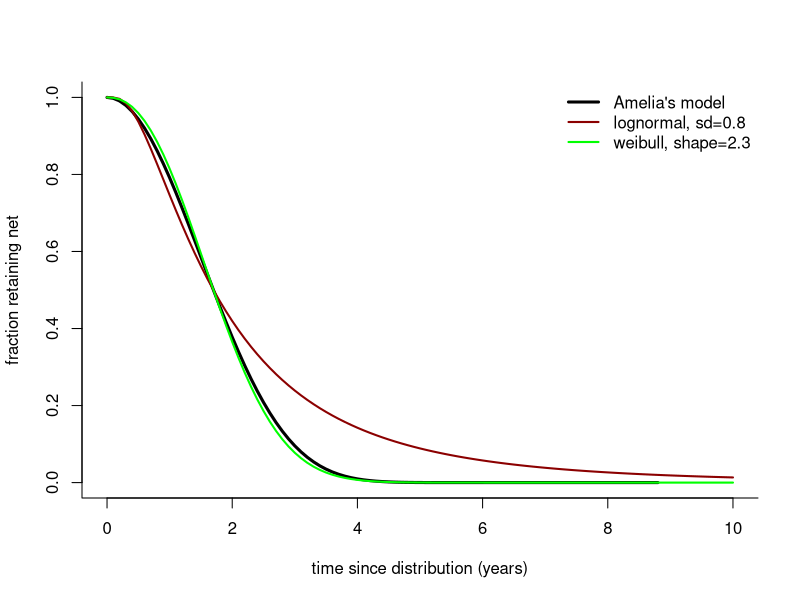

Recreate this plot in R. (Note: this script raises an error after producing the figure.)
# explore_net_retention_choices.R







# examine different net-retention distributions
# imgine true median time is 1.7 years

# current distribution:
r1 = c(rexp(10000000*.9,1/1.7), rexp(10000000*.1,1/10))
mean(r1)
median(r1)
# if we switched to calculating mean from median and got rid of dual
r2 = (rexp(10000000,1/1.7*log(2)))
mean(r2)
median(r2)
# if we kept dual and adjusted first distribution mean downward to obtain desired median
r3 = c(rexp(10000000*.9,1/2.2), rexp(10000000*.1,1/10))
mean(r3)
median(r3)


# function Amelia used for smooth-compact loss function:
#   Loss(t,tau) = exp(18 - 18/(1-(t/tau)^2)), where t is time
# so if the halflife is 1.7, the tau should satisfy
#   0.5 = exp(18 - 18/(1-(1.7/tau)^2))
#  we can solve for tau
#    ln(0.5) = 18 - 18/(1-(1.7/tau)^2)
#    18/(1-(1.7/tau)^2) = 18 - ln(0.5)
#    (1-(1.7/tau)^2)  = 18 / (18 - ln(0.5))
#    (1.7/tau)^2 = 1 - 18 / (18 - ln(0.5))
#    1.7/tau = (1 - 18 / (18 - ln(0.5))) ^ (1/2)
#    1.7 * 1 - 18 / (18 - ln(0.5))) ^ (-1/2) = tau
1.7 * (1 - 18 / (18 - log(0.5)))^(-1/2)
# check that the algebra worked...
# exp(18 - 18 / (1 - (1.7/8.828)^2))
#
# Nigeria (used half-life of 1.7 years for comparison with WHO report, but note that the Bertozzi-villa estimate for Nigeria was 2.22 years)
halflife = 1.7#2.22
tau = halflife * (1 - 18 / (18 - log(0.5)))^(-1/2)
# which of the distributions looks most like this one?
tt = seq(0,10,0.1)  # seq(0,5,0.1)
plot(NA, xlim=c(min(tt), max(tt)), ylim=c(0,1), xlab='time since distribution (years)', ylab='fraction retaining net', bty='L')
lines(tt, exp(18 - 18 / (1 - (tt/tau)^2)), type='l', lwd=3)  # Amelia's function
# mean_est = halflife/log(2)
# lines(tt, exp(-(1/mean_est) * tt), col='blue')
# lines(tt, exp(-(1/1.7) * tt), col='green')
# lines(tt, 0.9*exp(-(1/mean_est) * tt) + 0.1*exp(-1/100*tt), col='dodgerblue')  # dual exponential
# lines(tt, 1-plnorm(tt, meanlog=log(halflife), sdlog=0.5), col='red')  # lognormal
lines(tt, 1-plnorm(tt, meanlog=log(halflife), sdlog=0.8), col='darkred', lwd=2)  # lognormal
# try the weibull distribution instead of lognormal
w_shape = 2.3
w_scale = halflife / log(2)^(1/w_shape)
lines(tt, 1-pweibull(tt, shape=w_shape, scale=w_scale), col='green', lwd=2)
legend('topright', c("Amelia's model",'lognormal, sd=0.8', 'weibull, shape=2.3'), lty=1, col=c('black','darkred', 'green'), lwd=c(3,2,2), bty='n')
# legend('topright', c("Amelia's model", 'dual exponential currently used', 'exponential with matching median', 'lognormal, sd=0.5', 'lognormal, sd=0.8', 'weibull, shape=2.3'), lty=1, col=c('black', 'dodgerblue','blue','red','darkred', 'green'), lwd=c(3,1,1,1,2), bty='n')
# legend('topright', c('Amelia model', 'exponential with matching median','exponential with mean as median'), lty=1, col=c('black','blue','green'), lwd=c(3,1,1), bty='n')
# lines(tt, 1-ppois(tt*365, lambda=2.5*365), col='purple')  # poisson

mean(x=sample(seq(0.0001,10,0.001), size=10000, prob=exp(18 - 18 / (1 - (seq(0.0001,10,0.001)/tau)^2)), replace=TRUE))

# lines(tt, 0.9*exp(-(1/mean_est*2) * tt) + 0.1*exp(-1/100*tt), col='dodgerblue')  # dual exponential

# plot mean and other sampled retention shapes
tt = seq(0,5,0.1)
sampled_retentions = rnorm(n=(num_samples), mean=median_llin_retention_est, sd=((median_llin_retention_est-median_llin_retention_lowerCI)/2))
plot(tt, 1-plnorm(tt, meanlog=log(median_llin_retention_est), sdlog=0.8), type='l', lwd=2, xlab='time since distribution (years)', ylab='fraction retaining net', bty='L', col=rgb(0.6,0.1,1))
for(ss in 1:num_samples){
  lines(tt, 1-plnorm(tt, meanlog=log(sampled_retentions[ss]), sdlog=0.8), type='l', lwd=1, col=rgb(0.8,0.7,1))  # col=rgb(0.6,0.1,1,0.5))
}
lines(tt, 1-plnorm(tt, meanlog=log(median_llin_retention_est), sdlog=0.8), type='l', lwd=2, xlab='time since distribution (years)', ylab='fraction retaining net', bty='L', col=rgb(0.6,0.1,1))



# 
# ### - - - - - - - - - - - - ###
# # # Burundi values
# ### - - - - - - - - - - - - ###
# halflife = 1.31
# tau = halflife * (1 - 18 / (18 - log(0.5)))^(-1/2)
# # plot comparison between Amelia's net retention function and our assumption
# tt = seq(0,6,0.1)  # seq(0,5,0.1)
# plot(tt, exp(18 - 18 / (1 - (tt/tau)^2)), type='l', lwd=3, xlab='time since distribution (years)', ylab='fraction retaining net', bty='L') # Amelia's function
# lines(tt, 1-plnorm(tt, meanlog=log(halflife), sdlog=0.8), col='darkred', lwd=2)  # lognormal
# legend('topright', c("function used in Bertozzi-Villa fit", 'function used here'), lty=1, col=c('black', 'darkred'), lwd=c(3,2), bty='n')
# # legend('topright', c('Amelia model', 'exponential with matching median','exponential with mean as median'), lty=1, col=c('black','blue','green'), lwd=c(3,1,1), bty='n')
# # lines(tt, 1-ppois(tt*365, lambda=2.5*365), col='purple')  # poisson
# 
# lines(tt, 1-plnorm(tt*365, meanlog=log(halflife*365), sdlog=0.8), col='green', lwd=2)  # lognormal... in days
# halflife*365
# mean(rlnorm(10000,meanlog=log(halflife*365),sd=0.8))
# median(rlnorm(10000,meanlog=log(halflife*365),sd=0.8))
# hist(sapply(rlnorm(10000,meanlog=log(halflife*365),sd=0.8),min,800), breaks=500)
# 
# 
# # match on means instead of on medians
#   # 1-cum_dist(tt) = exp(18 - 18 / (1 - (tt/tau)^2))
#   # cum_dist(tt) = 1 - exp(18 - 18 / (1 - (tt/tau)^2))
# halflife_days = halflife * 365
# tau_days = halflife_days * (1 - 18 / (18 - log(0.5)))^(-1/2)
# tt_days = tt*365
# plot(tt_days, exp(18 - 18 / (1 - (tt_days/tau_days)^2)), type='l', lwd=3, xlab='time since distribution (days)', ylab='fraction retaining net', bty='L') # Amelia's function
# 
# ss = seq(0,6*365,1)
# cd = 1 - exp(18 - 18 / (1 - (ss/tau_days)^2))
# dd = cumsum(cd[1:(length(cd)-1)]) - cumsum(cd[2:(length(cd))])
# dd = cd[2:(length(cd))] - cd[1:(length(cd)-1)]
# dens = dd/sum(dd)
# amelia_mean = sum(dens*ss[-1])  # mean of distribution
# print(paste0("mean is estimated at: ", round(amelia_mean)))
# ss[which.min(abs(cumsum(dens) - 0.5))+1]  # should be close to the halflife
# 
# 
# # mean of lognormal distribution is  exp(mu + sigma^2/2) while median is exp(mu)
# #   when we were basing it off the median, we calculated mu = log(median)
# #   to base the parameterization off the mean, mu = log(mean) - sigma^2/2
# lines(tt_days, 1-plnorm(tt_days, meanlog=(log(amelia_mean)-0.8^2/2), sdlog=0.8), col='darkred', lwd=2)  # lognormal
# legend('topright', c("function used in Bertozzi-Villa fit", 'lognormal function used here'), lty=1, col=c('black', 'darkred'), lwd=c(3,2), bty='n')
# mean(rlnorm(10000, meanlog=(log(amelia_mean)-0.8^2/2), sdlog=0.8))  # should be ethe same as the mean of Amelia's distribution
# 
# 
# # calculate the density function (taking the derivative of the CDF of the function in Amelia's paper) and use that to calculate the mean
# plot(ss[-1], dens, type='l', main='density functions describing net retention times', bty='L', ylim=c(0,0.002))
# # derivative of CDF:
# lines(tt_days, 18*exp(18 - 18 / (1 - (tt_days/tau_days)^2)) * 2*tt_days / tau_days^2 / (1 - (tt_days/tau_days)^2)^2, col='black', lwd=2)  # it should overlap the plot of the density calculated by subtracting the subsequent cumsums
# # calculate expected value (distribution mean)
# xx = seq(0,(6*365),0.1)
# exp_value = weighted.mean(xx,  18*exp(18 - 18 / (1 - (xx/tau_days)^2)) * 2*xx / tau_days^2 / (1 - (xx/tau_days)^2)^2)
# abline(v=exp_value, col='blue')  # expected value
# abline(v=halflife * 365, col='grey')  # median
# 
# 
# lines(tt_days, dlnorm(tt_days, meanlog=(log(exp_value)-0.8^2/2), sdlog=0.8), col='blue', lty=2)
# lines(tt_days, dlnorm(tt_days, meanlog=(log(halflife*365)), sdlog=0.8), col='grey', lty=2)
# legend('topright', c("function from Amelia's paper", "lognormal with matching mean", "lognormal with matching median"), col=c("black","blue","grey"), lwd=c(2,1,1), bty='n')
# 
# 
# 
# 
# # plot lognormal retention time distribution for quantiles
# tt = seq(0,5*365,1)
# sampled_retentions = c(5.805830331,5.858027862,5.892646209,5.926106118,5.972523465)
# plot(NA, xlim=c(0,max(tt)/365), ylim=c(0,1), type='l', lwd=2, xlab='time since distribution (years)', ylab='fraction retaining net', bty='L', col=rgb(0.6,0.1,1))
# for(ss in 1:length(sampled_retentions)){
#   lines(tt/365, 1-plnorm(tt, meanlog=sampled_retentions[ss], sdlog=0.8), type='l', lwd=1, col=rgb(0.6,0.1,1))  # col=rgb(0.6,0.1,1,0.5))
# }


# # plot lognormal retention time distribution for sampled values
# tt = seq(0,5*365,1)
# sampled_retentions = read.csv(paste0(hbhi_dir, '/simulation_inputs/itn_discard_decay_params.csv'))$net_life_lognormal_mu
# plot(NA, xlim=c(0,max(tt)/365), ylim=c(0,1), type='l', lwd=2, xlab='time since distribution (years)', ylab='fraction retaining net', bty='L', col=rgb(0.6,0.1,1))
# for(ss in 1:length(sampled_retentions)){
#   lines(tt/365, 1-plnorm(tt, meanlog=sampled_retentions[ss], sdlog=0.8), type='l', lwd=1, col=rgb(0.6,0.1,1))  # col=rgb(0.6,0.1,1,0.5))
# }
